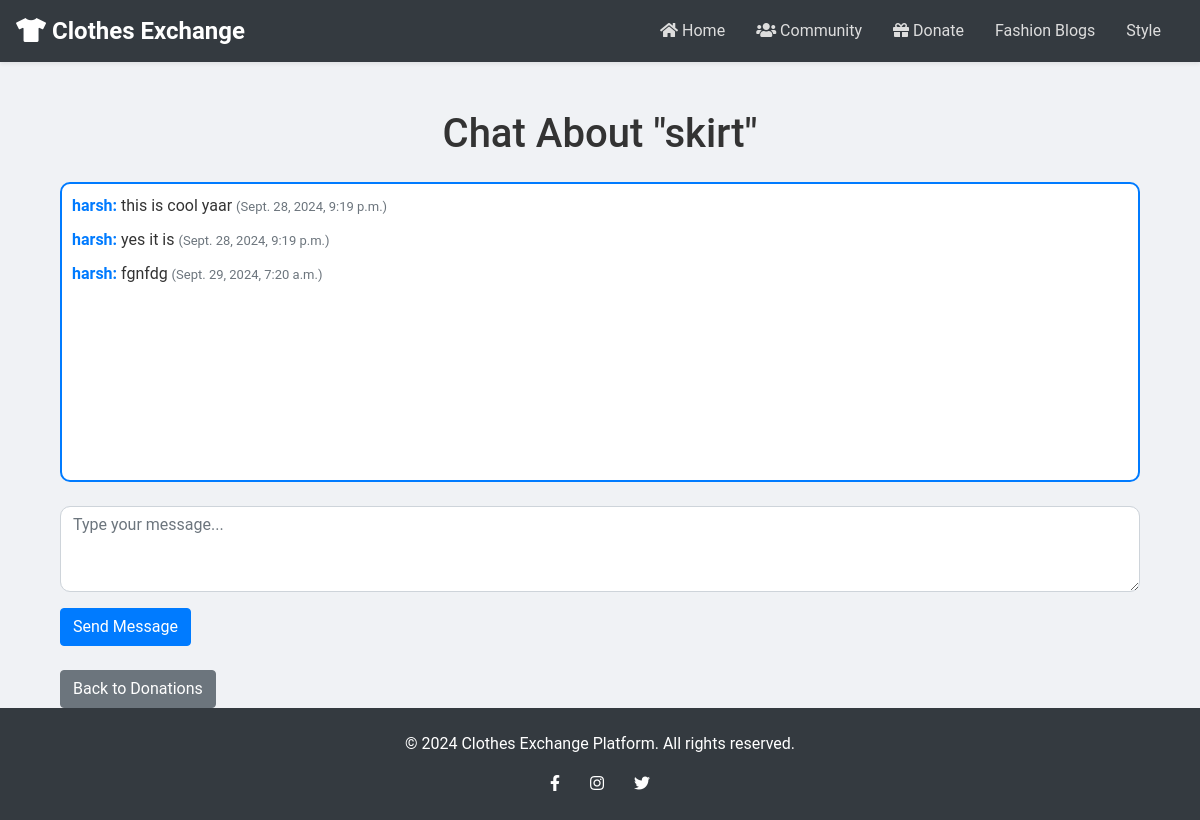
Page /donations/chat/6/ on the committed database.
### donations/models.py (models this page shows, shortened)
class Donation(models.Model):
    ACTION_CHOICES = [
        ('donate', 'Donate'),
        ('trade', 'Trade'),
        ('lend', 'Lend'),
        ('barter', 'Barter'),
        ('rent', 'Rent'),
    ]
    clothes = models.ForeignKey(Clothes, on_delete=models.CASCADE)
    donor = models.ForeignKey(User, on_delete=models.CASCADE)
    action = models.CharField(max_length=10, choices=ACTION_CHOICES, default='donate')
    donation_date = models.DateTimeField(auto_now_add=True)
    recipient_name = models.CharField(max_length=100, null=True, blank=True)
    recipient_contact = models.CharField(max_length=15, null=True, blank=True)
    is_completed = models.BooleanField(default=False)
    barter_clothes = models.ForeignKey(Clothes, null=True, blank=True, on_delete=models.SET_NULL, related_name="barter_clothes")
    rental_period = models.PositiveIntegerField(null=True, blank=True)
    rental_end_date = models.DateField(null=True, blank=True)

class ChatMessage(models.Model):
    donation = models.ForeignKey(Donation, on_delete=models.CASCADE, related_name="chats")
    sender = models.ForeignKey(User, on_delete=models.CASCADE)
    message = models.TextField()
    timestamp = models.DateTimeField(auto_now_add=True)

### wardrobe/models.py (models this page shows, shortened)
class Clothes(models.Model):
    CATEGORY_CHOICES = [
        ('T-shirt', 'T-shirt'),
        ('Jeans', 'Jeans'),
        ('Jacket', 'Jacket'),
    ]
    name = models.CharField(max_length=100)
    image = models.ImageField(upload_to='clothes_images/')
    category = models.CharField(max_length=50, choices=CATEGORY_CHOICES)
    is_old = models.BooleanField(default=False)
    added_on = models.DateTimeField(auto_now_add=True)

### donations/views.py (the view)
# urls.py: path('chat/<int:id>/', views.chat_room, name='chat_room'),
def chat_room(request, id):
    donation = get_object_or_404(Donation, id=id)
    chats = donation.chats.all()
    if request.method == 'POST':
        message = request.POST.get('message')
        if message:
            ChatMessage.objects.create(donation=donation, sender=request.user, message=message)
        return redirect('chat_room', id=donation.id)
    return render(request, 'donations/chat_room.html', {'donation': donation, 'chats': chats})

### templates/donations/chat_room.html (shortened to what this page needs)
{% extends 'base.html' %}
{% block content %}
<div class="container mt-5">
    <h1 class="text-center mb-4">Chat About "{{ donation.clothes.name }}"</h1>
    <div class="chat-box mb-4" style="border: 2px solid #007bff; padding: 10px; height: 300px; overflow-y: scroll;">
        {% for chat in chats %}
            <p><strong>{{ chat.sender.username }}:</strong> {{ chat.message }} <span class="text-muted" style="font-size: small;">({{ chat.timestamp }})</span></p>
        {% empty %}
            <p>No messages yet. Start the conversation!</p>
        {% endfor %}
    </div>
    <form method="post">
        <div class="form-group">
            <textarea name="message" rows="3" class="form-control" placeholder="Type your message..."></textarea>
        </div>
        <button type="submit" class="btn btn-primary">Send Message</button>
    </form>
    <a href="{% url 'donation_page' %}" class="btn btn-secondary mt-4">Back to Donations</a>
</div>
{% endblock %}

### static/css/style.css (style rules this page uses)
body { background-color: #f0f2f5; color: #333; font-family: 'Roboto', sans-serif; }
.btn-primary { background-color: #007bff; border-color: #007bff; }
.btn-secondary { background-color: #6c757d; border-color: #6c757d; }
.chat-box { border: 2px solid #17a2b8; background-color: #fff; padding: 15px; border-radius: 10px; height: 300px; overflow-y: scroll; }
.chat-box p { margin-bottom: 10px; }
.chat-box strong { color: #007bff; }
.form-group textarea { border-radius: 10px; }

### rows in the picture
Donation: clothes.name "skirt"
ChatMessage: sender.username "harsh", message "this is cool yaar", timestamp "Sept. 28, 2024, 9:19 p.m."
ChatMessage: sender.username "harsh", message "yes it is", timestamp "Sept. 28, 2024, 9:19 p.m."
ChatMessage: sender.username "harsh", message "fgnfdg", timestamp "Sept. 29, 2024, 7:20 a.m."
